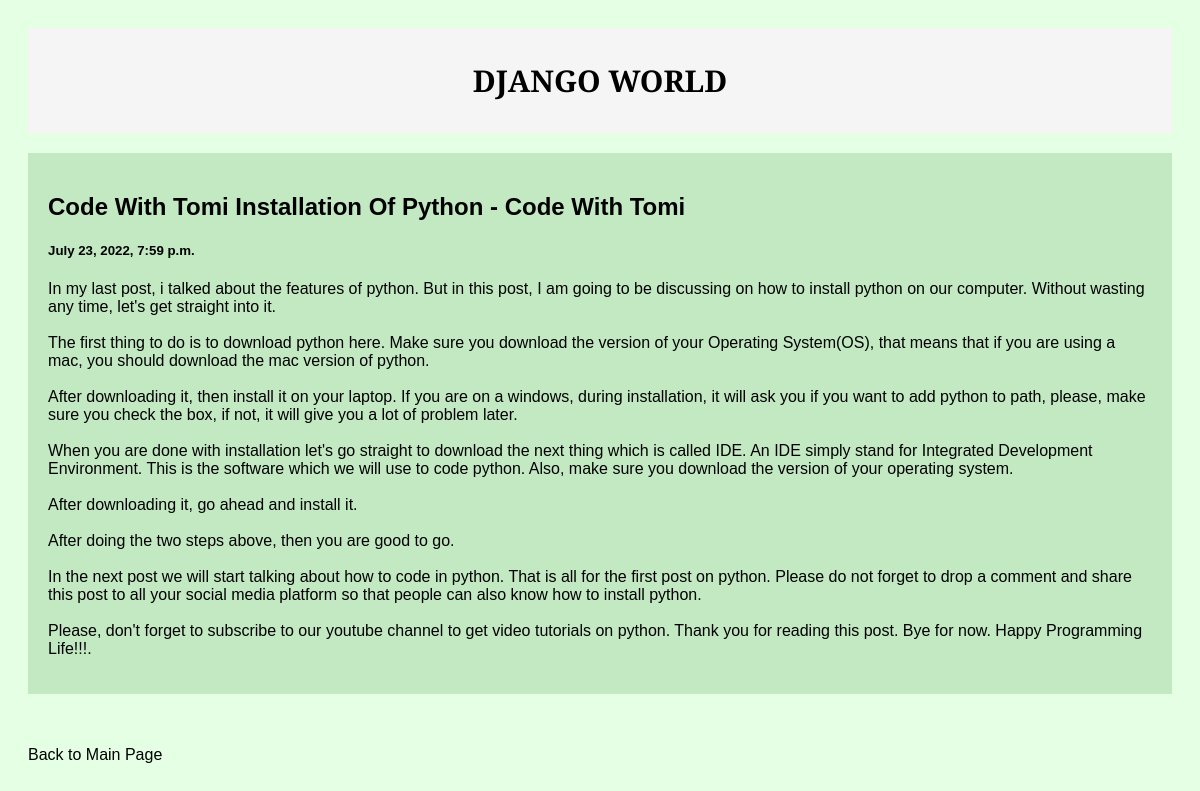
Screenshot of /post/3 with the database file from the repository.
### posts/models.py (models this page shows)
class Post(models.Model):
    title = models.CharField(max_length=100)
    body = models.CharField(max_length=1000000)
    created_at = models.DateTimeField(default=datetime.now, blank=True)

### posts/views.py (the view)
# urls.py: path('post/<str:pk>',views.post,name='post')
def post(request,pk):
    posts = Post.objects.get(id=pk)
    return render(request,'post.html',{'posts':posts})

### templates/post.html (shortened to what this page needs)
<!DOCTYPE html>
<html>
<head>
  <link rel="stylesheet" href="/static/style.css">
  <link rel="stylesheet" href="/static/style.css">
</head>
<body>
  <div class="header">
    <p>DJANGO WORLD</p>
  </div>
  <div class="row">
    <div class="leftcolumn">
      <div class="card">
          <h2>{{posts.title}}</h2>
          <h5>{{posts.created_at}}</h5>
          <div id="content">
            <p>{{posts.body | safe}}</p>
          </div>
      </div>
    </div>
  </div>
  <a href="/" style="text-decoration: none;color: black;">
    <br><br><p>Back to Main Page</p>
  </a>
</body>
</html>

### static/style.css (style rules this page uses)
* { box-sizing: border-box; }
body { font-family: Arial; padding: 20px; background: rgb(228 255 228); }
.header { padding: 2px; font-size: 30px; font-weight: bold; text-align: center; background-color: whitesmoke; font-family: 'Merriweather Sans', sans-serif; }
.leftcolumn { float: left; width: 100%; }
.card { background-color: rgb(195 233 195); padding: 20px; margin-top: 20px; }
.row:after { content: ""; display: table; clear: both; }
#content { font-family: 'Merriweather Sans', sans-serif; font-weight: lighter; }

### rows the page displays
Post: title "Code With Tomi Installation Of Python - Code With Tomi", created_at "July 23, 2022, 7:59 p.m.", body "In my last post, i talked about the features of python. But in this post, I am going to be discussing on how to install python on our computer. Without wasting any time, let's get straight into it. The first thing to do is to download python here. Make sure you download the version of your Operating System(OS), that means that if you are using a mac, you should download the mac version of python. After downloading it, then install it on your laptop. If you are on a windows, during installation, it will ask you if you want to add python to path, please, make sure you check the box, if not, it will give you a lot of problem later. When you are done with installation let's go straight to…"
